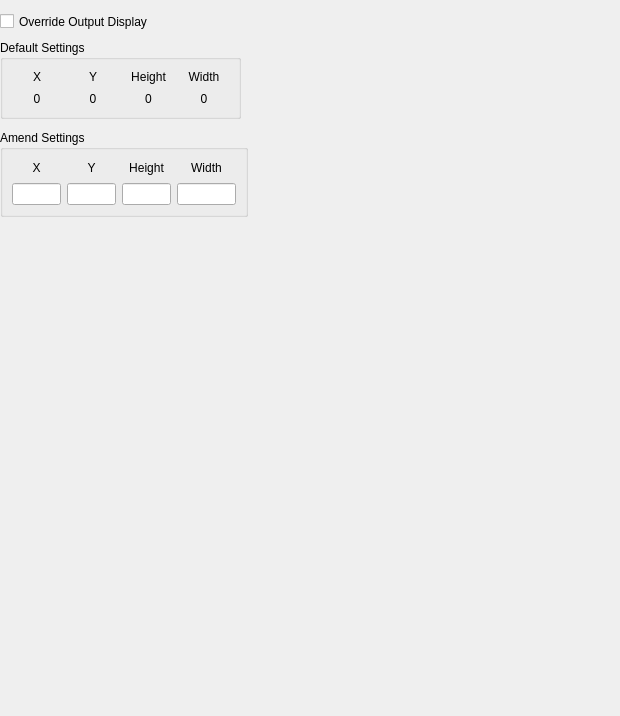
<?xml version="1.0" encoding="UTF-8"?>
<ui version="4.0">
 <class>DisplaysDialog</class>
 <widget class="QWidget" name="DisplaysDialog">
  <property name="geometry">
   <rect>
    <x>0</x>
    <y>0</y>
    <width>620</width>
    <height>716</height>
   </rect>
  </property>
  <property name="windowTitle">
   <string>Amend Display Settings</string>
  </property>
  <widget class="QWidget" name="layoutWidget">
   <property name="geometry">
    <rect>
     <x>0</x>
     <y>40</y>
     <width>241</width>
     <height>79</height>
    </rect>
   </property>
   <layout class="QVBoxLayout" name="verticalLayout">
    <item>
     <widget class="QGroupBox" name="CurrentGroupBox">
      <property name="title">
       <string>Default Settings</string>
      </property>
      <layout class="QHBoxLayout" name="horizontalLayout">
       <item>
        <layout class="QVBoxLayout" name="verticalLayout_6">
         <item>
          <widget class="QLabel" name="XLabel">
           <property name="text">
            <string>X</string>
           </property>
           <property name="alignment">
            <set>Qt::AlignCenter</set>
           </property>
          </widget>
         </item>
         <item>
          <widget class="QLabel" name="Xpos">
           <property name="text">
            <string>0</string>
           </property>
           <property name="alignment">
            <set>Qt::AlignCenter</set>
           </property>
          </widget>
         </item>
        </layout>
       </item>
       <item>
        <layout class="QVBoxLayout" name="verticalLayout_7">
         <item>
          <widget class="QLabel" name="YLabel">
           <property name="text">
            <string>Y</string>
           </property>
           <property name="alignment">
            <set>Qt::AlignCenter</set>
           </property>
          </widget>
         </item>
         <item>
          <widget class="QLabel" name="Ypos">
           <property name="text">
            <string>0</string>
           </property>
           <property name="alignment">
            <set>Qt::AlignCenter</set>
           </property>
          </widget>
         </item>
        </layout>
       </item>
       <item>
        <layout class="QVBoxLayout" name="verticalLayout_9">
         <item>
          <widget class="QLabel" name="HeightLabel">
           <property name="maximumSize">
            <size>
             <width>100</width>
             <height>16777215</height>
            </size>
           </property>
           <property name="text">
            <string>Height</string>
           </property>
           <property name="alignment">
            <set>Qt::AlignCenter</set>
           </property>
          </widget>
         </item>
         <item>
          <widget class="QLabel" name="Height">
           <property name="text">
            <string>0</string>
           </property>
           <property name="alignment">
            <set>Qt::AlignCenter</set>
           </property>
          </widget>
         </item>
        </layout>
       </item>
       <item>
        <layout class="QVBoxLayout" name="verticalLayout_8">
         <item>
          <widget class="QLabel" name="WidthLabel">
           <property name="text">
            <string>Width</string>
           </property>
           <property name="alignment">
            <set>Qt::AlignCenter</set>
           </property>
          </widget>
         </item>
         <item>
          <widget class="QLabel" name="Width">
           <property name="text">
            <string>0</string>
           </property>
           <property name="alignment">
            <set>Qt::AlignCenter</set>
           </property>
          </widget>
         </item>
        </layout>
       </item>
      </layout>
     </widget>
    </item>
   </layout>
  </widget>
  <widget class="QGroupBox" name="CurrentGroupBox_2">
   <property name="geometry">
    <rect>
     <x>0</x>
     <y>130</y>
     <width>248</width>
     <height>87</height>
    </rect>
   </property>
   <property name="maximumSize">
    <size>
     <width>500</width>
     <height>16777215</height>
    </size>
   </property>
   <property name="title">
    <string>Amend Settings</string>
   </property>
   <layout class="QHBoxLayout" name="horizontalLayout_2">
    <item>
     <layout class="QVBoxLayout" name="verticalLayout_2">
      <item>
       <widget class="QLabel" name="XAmendLabel">
        <property name="text">
         <string>X</string>
        </property>
        <property name="alignment">
         <set>Qt::AlignCenter</set>
        </property>
       </widget>
      </item>
      <item>
       <widget class="QLineEdit" name="XposEdit">
        <property name="maximumSize">
         <size>
          <width>50</width>
          <height>16777215</height>
         </size>
        </property>
        <property name="maxLength">
         <number>4</number>
        </property>
       </widget>
      </item>
     </layout>
    </item>
    <item>
     <layout class="QVBoxLayout" name="verticalLayout_3">
      <item>
       <widget class="QLabel" name="YAmendLabel">
        <property name="text">
         <string>Y</string>
        </property>
        <property name="alignment">
         <set>Qt::AlignCenter</set>
        </property>
       </widget>
      </item>
      <item>
       <widget class="QLineEdit" name="YposEdit">
        <property name="maximumSize">
         <size>
          <width>50</width>
          <height>16777215</height>
         </size>
        </property>
        <property name="maxLength">
         <number>4</number>
        </property>
       </widget>
      </item>
     </layout>
    </item>
    <item>
     <layout class="QVBoxLayout" name="verticalLayout_4">
      <item>
       <widget class="QLabel" name="HeightAmendLabel">
        <property name="text">
         <string>Height</string>
        </property>
        <property name="alignment">
         <set>Qt::AlignCenter</set>
        </property>
       </widget>
      </item>
      <item>
       <widget class="QLineEdit" name="HeightEdit">
        <property name="maximumSize">
         <size>
          <width>50</width>
          <height>16777215</height>
         </size>
        </property>
        <property name="maxLength">
         <number>4</number>
        </property>
       </widget>
      </item>
     </layout>
    </item>
    <item>
     <layout class="QVBoxLayout" name="verticalLayout_5">
      <property name="sizeConstraint">
       <enum>QLayout::SetMinimumSize</enum>
      </property>
      <item>
       <widget class="QLabel" name="WidthAmendLabel">
        <property name="maximumSize">
         <size>
          <width>100</width>
          <height>16777215</height>
         </size>
        </property>
        <property name="text">
         <string>Width</string>
        </property>
        <property name="alignment">
         <set>Qt::AlignCenter</set>
        </property>
       </widget>
      </item>
      <item>
       <widget class="QLineEdit" name="WidthEdit">
        <property name="maximumSize">
         <size>
          <width>60</width>
          <height>16777215</height>
         </size>
        </property>
       </widget>
      </item>
     </layout>
    </item>
   </layout>
   <zorder>layoutWidget</zorder>
   <zorder>YAmendLabel</zorder>
   <zorder>HeightAmendLabel</zorder>
   <zorder>WidthAmendLabel</zorder>
   <zorder>YAmendLabel</zorder>
  </widget>
  <widget class="QCheckBox" name="OverrideCheckBox">
   <property name="geometry">
    <rect>
     <x>0</x>
     <y>10</y>
     <width>191</width>
     <height>23</height>
    </rect>
   </property>
   <property name="text">
    <string>Override Output Display</string>
   </property>
  </widget>
 </widget>
 <resources/>
 <connections/>
</ui>
